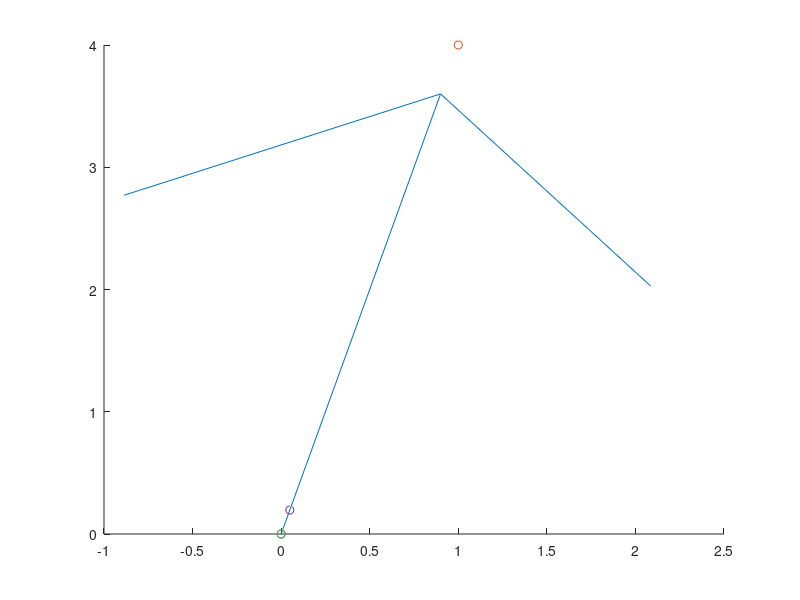

This chart was generated by the following MATLAB code:
%%%%%%%%%%%%%%%%%%%%%%%%%%%%%%%%%%%%%%%%%%%%%%%%%%%%%%%%%%%%%%%%%%%%%%%%%%%
%%%%%%%%%%%%%%%%%%%%%%%%%%%%% Roule Devoir 4 %%%%%%%%%%%%%%%%%%%%%%%%%%%%%%
%%%%%%%%%%%%%%%%%%%%%%%%%%%%%%%%%%%%%%%%%%%%%%%%%%%%%%%%%%%%%%%%%%%%%%%%%%%

clc ; clear all ; format loose %compact 
format long;
close all ; 

%%%%%%%%%%%%%%%%%%%%%%%%%%%% D�finir les cas %%%%%%%%%%%%%%%%%%%%%%%%%%%%%%
cm   = [4,4,11]; %--- centre de masse ellipso�de
rad    = 3; %--- x^2/(rad^2), y^2/(rad^2)
bval   = 9; %--- z^2/(bval^2)
Lame = [3 4; 3 5; 12 17];
nout = [1 1   1   1.2];
nin  = [1  1.5 1.5 1];
dep  = [0 0 5; 0 0 5; 0 0 0; 0 0 5];

for itst=1:1
  tic
  clf;
  hold;
  scatter3(dep(itst,1),dep(itst,2),dep(itst,3));
  hold on;
  
  pointHaut = cm + [-rad,0,bval];
  pointBas = cm + [-rad,0,-bval];
  axeZ = [0,0,1];
  scatter3(pointHaut(1),pointHaut(2),pointHaut(3));
  hold on;
  scatter3(pointBas(1),pointBas(2),pointBas(3));
  hold on;
  vec1 = pointHaut - dep(itst,:); 
##  quiver3(dep(itst,1),dep(itst,2),dep(itst,3),vec1(1),vec1(2),vec1(3));
##  hold on;
##  vec2 = pointBas - dep(itst,:);
##  quiver3(dep(itst,1),dep(itst,2),dep(itst,3),vec2(1),vec2(2),vec2(3));
##  hold on;
  quiver3(0,0,0,pointHaut(1),pointHaut(2),pointHaut(3));
  hold on;
##  quiver3(0,0,0,pointBas(1),pointBas(2),pointBas(3));
##  hold on;
  
  polMin = acos(dot(pointHaut, axeZ) / (norm(pointHaut) * norm(axeZ)));
  polMax = acos(dot(axeZ, pointBas) / (norm(axeZ) * norm(pointBas)));
  
  rayX = sin(polMin)*cos(atan(pointHaut(2)/pointHaut(1)));
  rayY = sin(polMin)*sin(atan(pointHaut(2)/pointHaut(1)));
  rayZ = cos(polMin)
  
  scatter3(rayX,rayY,rayZ);
  hold on;
  scatter3(0,0,17);
  hold on;
  
##  [x, y, z] = ellipsoid(cm(1),cm(2),cm(3),rad,rad,bval,30);
##  hold on;
##  surf(x, y, z,'edgecolor','b','EdgeAlpha',0.5)
##  hold on;
  
##  Face1x=[Lame(1,1) Lame(1,1) Lame(1,1) Lame(1,1) Lame(1,1)];
##  Face2x=[Lame(1,2) Lame(1,2) Lame(1,2) Lame(1,2) Lame(1,2)];
##  Face12y=[Lame(2,1) Lame(2,2) Lame(2,2) Lame(2,1) Lame(2,1)];
##  Face12z=[Lame(3,1) Lame(3,1) Lame(3,2) Lame(3,2) Lame(3,1)];
##
##  Face34x=[Lame(1,1) Lame(1,2) Lame(1,2) Lame(1,1) Lame(1,1)];  
##  Face3y=[Lame(2,1) Lame(2,1) Lame(2,1) Lame(2,1) Lame(2,1)];
##  Face4y=[Lame(2,2) Lame(2,2) Lame(2,2) Lame(2,2) Lame(2,2)];
##  Face34z=Face12z;
##
##  Face56x=Face34x;
##  Face56y=[Lame(2,1) Lame(2,1) Lame(2,2) Lame(2,2) Lame(2,1)];
##  Face5z=[Lame(3,1) Lame(3,1) Lame(3,1) Lame(3,1) Lame(3,1)];
##  Face6z=[Lame(3,2) Lame(3,2) Lame(3,2) Lame(3,2) Lame(3,2)];
##
##  line(Face1x,Face12y,Face12z,'Color',[0.6 0.6 0.6]);
##  line(Face2x,Face12y,Face12z,'Color',[0.6 0.6 0.6]);
##  line(Face34x,Face3y,Face34z,'Color',[0.6 0.6 0.6]);
##  line(Face34x,Face4y,Face34z,'Color',[0.6 0.6 0.6]);
##  line(Face56x,Face56y,Face5z,'Color',[0.6 0.6 0.6]);
##  line(Face56x,Face56y,Face6z,'Color',[0.6 0.6 0.6]);
##  axis equal
##  [xi,yi,zi,face]=Devoir4(nout(itst),nin(itst),dep(itst,:));
##  nbpoint=length(face);
##  for ipoint=1:nbpoint
##    if face(ipoint) == 1
##      plot3([xi(ipoint)],[yi(ipoint)],[zi(ipoint)],'r.');
##    elseif face(ipoint) == 2
##      plot3([xi(ipoint)],[yi(ipoint)],[zi(ipoint)],'c.');
##    elseif face(ipoint) == 3
##      plot3([xi(ipoint)],[yi(ipoint)],[zi(ipoint)],'g.');
##    elseif face(ipoint) == 4
##      plot3([xi(ipoint)],[yi(ipoint)],[zi(ipoint)],'y.');
##    elseif face(ipoint) == 5
##      plot3([xi(ipoint)],[yi(ipoint)],[zi(ipoint)],'b.');
##    elseif face(ipoint) == 6
##      plot3([xi(ipoint)],[yi(ipoint)],[zi(ipoint)],'m.');
##    end
##  end
##  hold;
##  toc
##  pause
end
